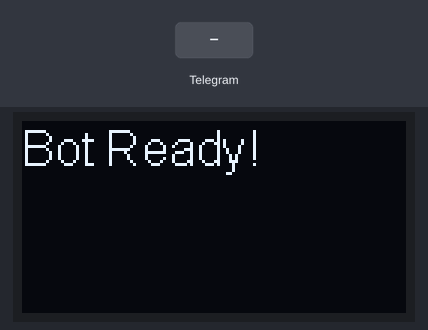
Bench run of a sketch on a simulated ESP8266 (NodeMCU). Parts: 128×64 one-colour display. Inputs (shaded band) come from the test bench. WiFi joins after 1.5 s; servers stay silent unless stated; what the sketch prints to the serial monitor is not drawn.

Above: at 2.7 s.
2.8 s: Telegram message "1" received
At 3.5 s:
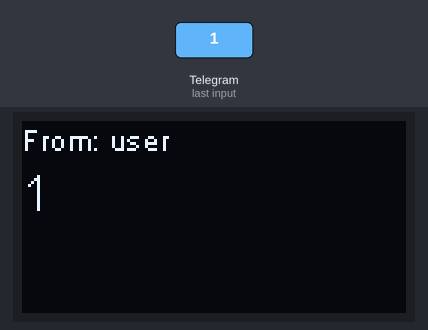
4.6 s: Telegram message "0" received
At 5.5 s:
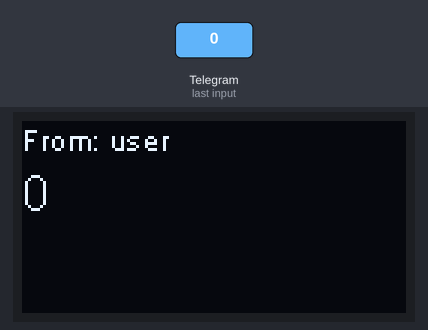
6.5 s: Telegram message "2" received
At 7.5 s:
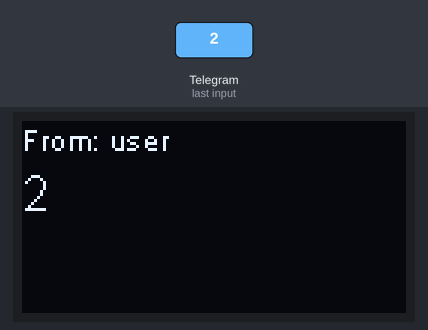
Timing chart, 0 to 9.5 s (numbered marks = the images above; inputs shaded):
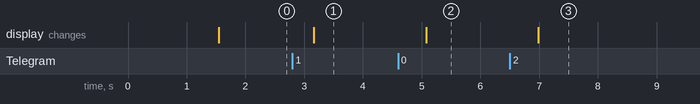

Measured:
- after the input at 2.8 s, the display: changes after 0.36 s (image 1)
- after the input at 4.6 s, the display: changes after 0.47 s (image 2)
- after the input at 6.5 s, the display: changes after 0.49 s (image 3)

The sketch:

TGmessageOnDisplay.ino
```cpp
#include <ESP8266WiFi.h>
#include <WiFiClientSecure.h>
#include <UniversalTelegramBot.h>
#include <ArduinoJson.h>
#include <Wire.h>
#include "SSD1306Wire.h" // библиотека от Think Pulse

// --- НАСТРОЙКИ WI-FI И ТЕЛЕГРАМ ---
const char* ssid = "SSID";
const char* password = "PASSWORD";
const char* botToken = "BOT_TOKEN";

WiFiClientSecure client;
UniversalTelegramBot bot(botToken, client);

// --- НАСТРОЙКИ ДИСПЛЕЯ ---
// Используем те самые пины, которые у тебя заработали!
SSD1306Wire display(0x3c, D5, D6);

void handleNewMessages(int numNewMessages) {
  for (int i = 0; i < numNewMessages; i++) {
    String chat_id = String(bot.messages[i].chat_id);
    String text = bot.messages[i].text;
    String from_name = bot.messages[i].from_name;

    Serial.println("Пришло сообщение: " + text);

    // Очищаем экран и выводим текст сообщения
    display.clear();
    display.setFont(ArialMT_Plain_10); // Мелкий шрифт для имени
    display.drawString(0, 0, "From: " + from_name);

    display.setFont(ArialMT_Plain_16); // Крупный шрифт для сообщения
    // Функция drawString может не переносить строки сама,
    // поэтому длинные сообщения могут обрезаться.
    display.drawStringMaxWidth(0, 15, 128, text);

    display.display();

    bot.sendMessage(chat_id, "Принял! Вывел на экран: " + text, "");
  }
}

void setup() {
  Serial.begin(115200);

  // Инициализация дисплея
  display.init();
  display.flipScreenVertically(); // Если текст будет вверх ногами — закомментируй
  display.clear();
  display.setFont(ArialMT_Plain_16);
  display.drawString(0, 0, "Waiting for...");
  display.drawString(0, 20, "Telegram");
  display.display();

  // Подключение к Wi-Fi
  WiFi.mode(WIFI_STA);
  WiFi.begin(ssid, password);
  client.setInsecure(); // Важно для ESP8266, чтобы не возиться с сертификатами

  while (WiFi.status() != WL_CONNECTED) {
    delay(500);
    Serial.print(".");
  }

  Serial.println("\nWiFi подключен!");
  display.clear();
  display.drawString(0, 0, "Bot Ready!");
  display.display();
}

void loop() {
  int numNewMessages = bot.getUpdates(bot.last_message_received + 1);

  while (numNewMessages) {
    handleNewMessages(numNewMessages);
    numNewMessages = bot.getUpdates(bot.last_message_received + 1);
  }
  delay(1000);
}
```
